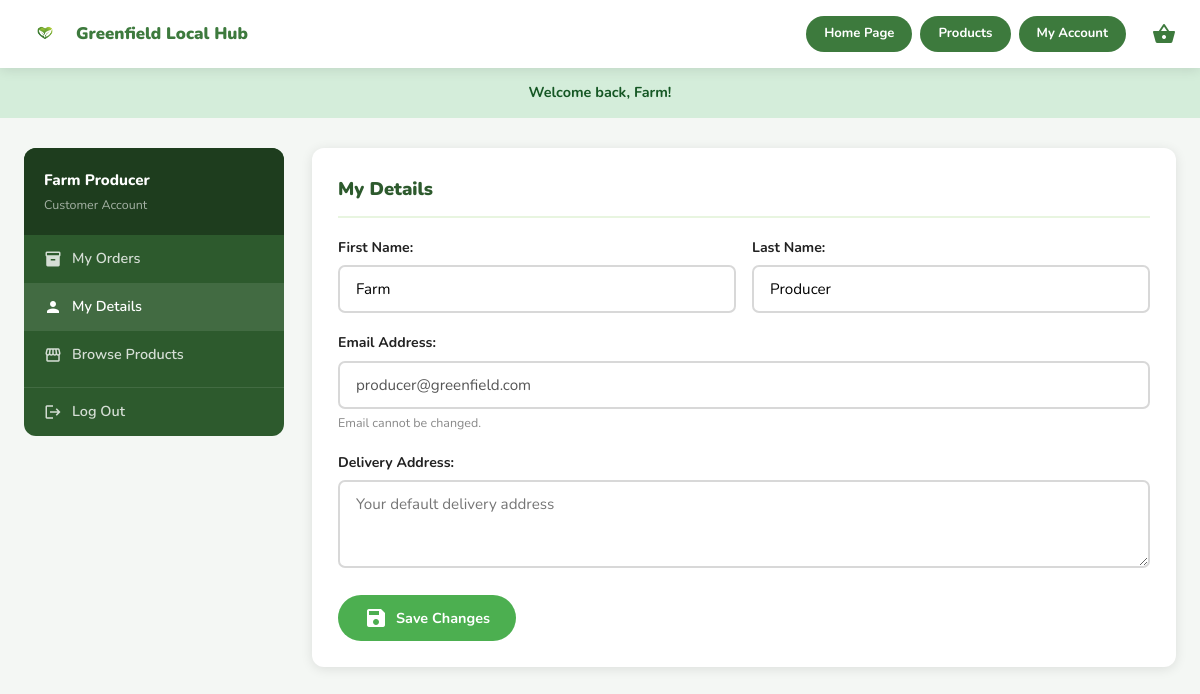
The app's page /account.php?tab=profile (signed in) with its own data.
### tables this page shows
CREATE TABLE users (
    id          INT AUTO_INCREMENT PRIMARY KEY,
    first_name  VARCHAR(100) NOT NULL,
    last_name   VARCHAR(100) NOT NULL,
    email       VARCHAR(255) NOT NULL UNIQUE,
    password    VARCHAR(255) NOT NULL,
    role        ENUM('customer','producer') DEFAULT 'customer',
    address     TEXT,
    created_at  TIMESTAMP DEFAULT CURRENT_TIMESTAMP
);

### account.php (the view, shortened to what this page needs)
<?php
require_once 'includes/db.php';
$user_id    = $_SESSION['user_id'];
$u_stmt = $conn->prepare("SELECT * FROM users WHERE id = ?");
$u_stmt->bind_param('i', $user_id);
$u_stmt->execute();
$user = $u_stmt->get_result()->fetch_assoc();
$o_stmt = $conn->prepare("SELECT * FROM orders WHERE customer_id = ? ORDER BY created_at DESC");
$o_stmt->bind_param('i', $user_id);
$o_stmt->execute();
$orders = $o_stmt->get_result()->fetch_all(MYSQLI_ASSOC);
$tab = $_GET['tab'] ?? 'orders';
require_once 'includes/header.php';
?>
<main>
<div class="container">
<div class="account-layout">
    <aside class="account-sidebar">
        <div class="account-sidebar-header">
            <div class="account-sidebar-name"><?= htmlspecialchars($user['first_name'] . ' ' . $user['last_name']) ?></div>
            <div class="account-sidebar-role">Customer Account</div>
        </div>
        <nav>
            <a href="account.php?tab=orders" class="account-nav-link <?= $tab==='orders' ? 'active':'' ?>">
                <span class="material-icons">inventory_2</span> My Orders
            </a>
            <a href="account.php?tab=profile" class="account-nav-link <?= $tab==='profile' ? 'active':'' ?>">
                <span class="material-icons">person</span> My Details
            </a>
            <a href="shop.php" class="account-nav-link">
                <span class="material-icons">storefront</span> Browse Products
            </a>
            <a href="logout.php" class="account-nav-link" style="border-top:1px solid rgba(255,255,255,.1);margin-top:8px;">
                <span class="material-icons">logout</span> Log Out
            </a>
        </nav>
    </aside>
    <div>
        <?php if ($tab === 'orders'): ?>
        <div class="account-card">
            <h2 class="account-card-title">My Orders</h2>
            <?php if (empty($orders)): ?>
            <div class="empty-state" style="padding:40px 0;">
                <span class="material-icons">inventory_2</span>
                <h3>No orders yet</h3>
                <p>Start shopping to see your orders here.</p>
                <a href="shop.php" class="btn btn-primary">Browse Products</a>
            </div>
            <?php else: ?>
            <table class="orders-table">
                <thead>
                    <tr>
                        <th>Order #</th>
                        <th>Date</th>
                        <th>Status</th>
                        <th>Type</th>
                        <th>Total</th>
                        <th>Action</th>
                    </tr>
                </thead>
                <tbody>
                    <?php foreach ($orders as $o): ?>
                    <tr>
                        <td style="font-weight:700;">#<?= str_pad($o['id'],3,'0',STR_PAD_LEFT) ?></td>
                        <td><?= date('d M Y', strtotime($o['created_at'])) ?></td>
                        <td><span class="status-badge status-<?= $o['status'] ?>"><?= ucfirst($o['status']) ?></span></td>
                        <td style="text-transform:capitalize;"><?= htmlspecialchars($o['delivery_type']) ?></td>
                        <td style="font-weight:700;color:var(--green-primary);"><?= formatPrice($o['total_price']) ?></td>
                        <td>
                            <a href="track-order.php?order=<?= $o['id'] ?>" class="icon-btn icon-btn-edit">
                                <span class="material-icons">search</span> Track
                            </a>
                        </td>
                    </tr>
                    <?php endforeach; ?>
                </tbody>
            </table>
            <?php endif; ?>
        </div>
        <?php else: ?>
        <div class="account-card">
            <h2 class="account-card-title">My Details</h2>
            <form method="POST" action="account.php?tab=profile">
                <div class="form-row">
                    <div class="form-group">
                        <label class="form-label">First Name:</label>
                        <input class="form-input" type="text" name="first_name"
                               value="<?= htmlspecialchars($user['first_name']) ?>" required>
                    </div>
                    <div class="form-group">
                        <label class="form-label">Last Name:</label>
                        <input class="form-input" type="text" name="last_name"
                               value="<?= htmlspecialchars($user['last_name']) ?>" required>
                    </div>
                </div>
                <div class="form-group">
                    <label class="form-label">Email Address:</label>
                    <input class="form-input" type="email" value="<?= htmlspecialchars($user['email']) ?>" disabled
                           style="background:var(--gray-xlight);cursor:not-allowed;">
                    <div class="form-hint">Email cannot be changed.</div>
                </div>
                <div class="form-group">
                    <label class="form-label">Delivery Address:</label>
                    <textarea class="form-input" name="address" rows="3"
                              placeholder="Your default delivery address"><?= htmlspecialchars($user['address'] ?? '') ?></textarea>
                </div>
                <button type="submit" class="btn btn-primary">
                    <span class="material-icons">save</span> Save Changes
                </button>
            </form>
        </div>
        <?php endif; ?>
    </div>
</div>
</div>
</main>
<?php require_once 'includes/footer.php'; ?>

### css/style.css (style rules this page uses)
:root { --green: #3d7a3d; --green-dark: #2d5a2d; --green-deeper: #1e3d1e; --green-light: #e8f5e0; --red: #e53e3e; --white: #fff; --bg: #f4f7f4; --gray: #d8d8d8; --text: #222; --text-mid: #555; --text-light: #888; --shadow: 0 2px 12px rgba(0,0,0,.10); --r: 12px; --r-sm: 7px; --r-pill: 100px; }
*, *::before, *::after { box-sizing: border-box; margin: 0; padding: 0; }
body { font-family: 'Nunito', system-ui, sans-serif; background: var(--bg); color: var(--text); line-height: 1.65; min-height: 100vh; display: flex; flex-direction: column; }
main { flex: 1; }
a { text-decoration: none; color: inherit; }
button, input, select, textarea { font-family: inherit; }
.container { max-width: 1200px; margin: 0 auto; padding: 0 24px; }
.btn { display: inline-flex; align-items: center; justify-content: center; gap: 8px; padding: 11px 26px; border-radius: var(--r-pill); font-weight: 700; font-size: .9rem; cursor: pointer; border: none; text-decoration: none; white-space: nowrap; }
.btn-primary { background: #4caf50; color: #fff; }
.account-layout { display: grid; grid-template-columns: 260px 1fr; gap: 28px; padding: 30px 0; }
.form-group { margin-bottom: 18px; }
.form-label { display: block; font-weight: 700; font-size: .88rem; margin-bottom: 6px; }
.form-input { width: 100%; padding: 12px 16px; border: 2px solid var(--gray); border-radius: var(--r-sm); font-size: .95rem; background: var(--white); }
.form-hint { font-size: .78rem; color: var(--text-light); margin-top: 4px; }
.form-row { display: grid; grid-template-columns: 1fr 1fr; gap: 16px; }
.account-sidebar, .producer-sidebar { background: var(--green-dark); border-radius: var(--r); height: fit-content; overflow: hidden; }
.account-sidebar-header, .producer-sidebar-header { background: var(--green-deeper); padding: 20px; color: #fff; }
.account-sidebar-name, .producer-sidebar-title { font-weight: 800; font-size: .95rem; }
.account-sidebar-role, .producer-sidebar-sub { font-size: .78rem; color: rgba(255,255,255,.6); margin-top: 2px; }
.account-nav-link, .producer-nav-link { display: flex; align-items: center; gap: 10px; padding: 12px 20px; color: rgba(255,255,255,.8); font-weight: 600; font-size: .9rem; text-decoration: none; }
.account-nav-link:hover, .account-nav-link.active, .producer-nav-link:hover, .producer-nav-link.active { background: rgba(255,255,255,.1); color: #fff; }
.account-nav-link .material-icons, .producer-nav-link .material-icons { font-size: 18px; }
.account-card { background: var(--white); border-radius: var(--r); box-shadow: var(--shadow); padding: 26px; margin-bottom: 20px; }
.account-card-title { font-size: 1.15rem; font-weight: 900; margin-bottom: 18px; padding-bottom: 12px; border-bottom: 2px solid var(--green-light); color: var(--green-dark); }

### records on screen
users: first_name+last_name "Farm Producer", first_name "Farm", last_name "Producer", email "producer@greenfield.com"

### other values on screen
$_SESSION['flash_message'] "Welcome back, Farm!"
